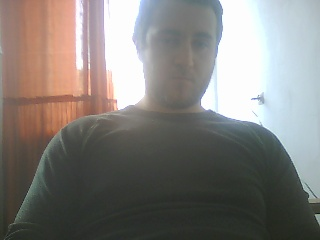
#> input picture emptyProject/EyeTracking/src/10.jpg, 320 x 240 px
$ python SledzenieExample.py 10.jpg   (older library calls are emulated)
#> lines starting #> are read from the running program, lines starting #| are printed output that depends on the picture; after the words box and inside, x2 and y2 are one past the last pixel; in counts of white or black regions, pixels touching at a corner belong together
### emptyProject/EyeTracking/src/video.py
#!/usr/bin/env python

'''
Video capture sample.

Sample shows how VideoCapture class can be used to acquire video
frames from a camera of a movie file. Also the sample provides
an example of procedural video generation by an object, mimicking
the VideoCapture interface (see Chess class).

'create_capture' is a convinience function for capture creation,
falling back to procedural video in case of error.

Usage:
    video.py [--shotdir <shot path>] [source0] [source1] ...'

    sourceN is an
     - integer number for camera capture
     - name of video file
     - synth:<params> for procedural video

Synth examples:
    synth:bg=../data/lena.jpg:noise=0.1
    synth:class=chess:bg=../data/lena.jpg:noise=0.1:size=640x480

Keys:
    ESC    - exit
    SPACE  - save current frame to <shot path> directory

'''

import numpy as np
from numpy import pi, sin, cos

import cv2

# built-in modules
from time import clock

# local modules
import common

class VideoSynthBase(object):
    # [14 lines left out: function __init__, not called in this run]

    def render(self, dst):
        pass

    # [15 lines left out: function read, not called in this run]

    def isOpened(self):
        return True

class Chess(VideoSynthBase):
    # [45 lines left out: functions __init__, draw_quads, render, not called in this run]


classes = dict(chess=Chess)

presets = dict(
    empty = 'synth:',
    lena = 'synth:bg=../data/lena.jpg:noise=0.1',
    chess = 'synth:class=chess:bg=../data/lena.jpg:noise=0.1:size=640x480'
)


def create_capture(source = 0, fallback = presets['chess']):
    '''source: <int> or '<int>|<filename>|synth [:<param_name>=<value> [:...]]'
    '''
    source = str(source).strip()
    chunks = source.split(':')
    # handle drive letter ('c:', ...)
    if len(chunks) > 1 and len(chunks[0]) == 1 and chunks[0].isalpha():
        chunks[1] = chunks[0] + ':' + chunks[1]
        del chunks[0]

    source = chunks[0]
    try: source = int(source)
    except ValueError: pass
    params = dict( s.split('=') for s in chunks[1:] )

    cap = None
    if source == 'synth':
        Class = classes.get(params.get('class', None), VideoSynthBase)
        try: cap = Class(**params)
        except: pass
    else:
        cap = cv2.VideoCapture(source)
        if 'size' in params:
            w, h = map(int, params['size'].split('x'))
            cap.set(cv2.CAP_PROP_FRAME_WIDTH, w)
            cap.set(cv2.CAP_PROP_FRAME_HEIGHT, h)
    if cap is None or not cap.isOpened():
        print 'Warning: unable to open video source: ', source
        if fallback is not None:
            return create_capture(fallback, None)
    return cap

# [30 lines that do not run on import are left out]

### emptyProject/EyeTracking/src/SledzenieExample.py
#!/usr/bin/env python

'''
Camshift tracker
================
This is a demo that shows mean-shift based tracking
You select a color objects such as your face and it tracks it.
This reads from video camera (0 by default, or the camera number the user enters)
http://www.robinhewitt.com/research/track/camshift.html
Usage:
------
    camshift.py [<video source>]
    To initialize tracking, select the object with mouse
Keys:
-----
    ESC   - exit
    b     - toggle back-projected probability visualization
'''

# Python 2/3 compatibility
from __future__ import print_function
import sys
PY3 = sys.version_info[0] == 3

if PY3:
    xrange = range

import numpy as np
import cv2

# local module
import video


class App(object):
    def __init__(self, video_src):
#> called with video_src = '10.jpg'
        self.cam = video.create_capture(video_src)
        ret, self.frame = self.cam.read()
#> self.frame is the input picture: shape (240, 320, 3); mean B, G, R 123.1, 126.8, 130.1
        cv2.namedWindow('camshift')
        cv2.setMouseCallback('camshift', self.onmouse)

        self.selection = None
        self.drag_start = None
        self.tracking_state = 0
        self.show_backproj = False

    def onmouse(self, event, x, y, flags, param):
        x, y = np.int16([x, y]) # BUG
        if event == cv2.EVENT_LBUTTONDOWN:
            self.drag_start = (x, y)
            self.tracking_state = 0
        if self.drag_start:
            if flags & cv2.EVENT_FLAG_LBUTTON:
                h, w = self.frame.shape[:2]
                xo, yo = self.drag_start
                x0, y0 = np.maximum(0, np.minimum([xo, yo], [x, y]))
                x1, y1 = np.minimum([w, h], np.maximum([xo, yo], [x, y]))
                self.selection = None
                if x1-x0 > 0 and y1-y0 > 0:
                    self.selection = (x0, y0, x1, y1)
            else:
                self.drag_start = None
                if self.selection is not None:
                    self.tracking_state = 1

    def show_hist(self):
        bin_count = self.hist.shape[0]
        bin_w = 24
        img = np.zeros((256, bin_count*bin_w, 3), np.uint8)
        for i in xrange(bin_count):
            h = int(self.hist[i])
            cv2.rectangle(img, (i*bin_w+2, 255), ((i+1)*bin_w-2, 255-h), (int(180.0*i/bin_count), 255, 255), -1)
        img = cv2.cvtColor(img, cv2.COLOR_HSV2BGR)
        cv2.imshow('hist', img)

    def run(self):
        while True:
            ret, self.frame = self.cam.read()
            vis = self.frame.copy()
            hsv = cv2.cvtColor(self.frame, cv2.COLOR_BGR2HSV)
#> hsv: shape (240, 320, 3); mean H, S, V 53.1, 34.9, 136.8
            mask = cv2.inRange(hsv, np.array((0., 60., 32.)), np.array((180., 255., 255.)))
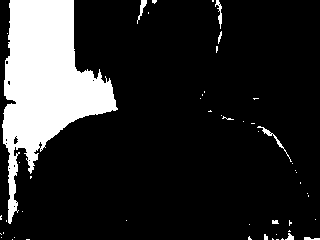
#> mask: shape (240, 320); 16.2% white; 51 white regions (42 under 20 px), largest, box (x1, y1, x2, y2) and area: (2, 0, 118, 224) 11856, (257, 126, 292, 162) 109, (215, 0, 222, 29) 82

            if self.selection:
                x0, y0, x1, y1 = self.selection
                self.track_window = (x0, y0, x1-x0, y1-y0)
                hsv_roi = hsv[y0:y1, x0:x1]
                mask_roi = mask[y0:y1, x0:x1]
                hist = cv2.calcHist( [hsv_roi], [0], mask_roi, [16], [0, 180] )
                cv2.normalize(hist, hist, 0, 255, cv2.NORM_MINMAX)
                self.hist = hist.reshape(-1)
                self.show_hist()

                vis_roi = vis[y0:y1, x0:x1]
                cv2.bitwise_not(vis_roi, vis_roi)
                vis[mask == 0] = 0

            if self.tracking_state == 1:
                self.selection = None
                prob = cv2.calcBackProject([hsv], [0], self.hist, [0, 180], 1)
                prob &= mask
                term_crit = ( cv2.TERM_CRITERIA_EPS | cv2.TERM_CRITERIA_COUNT, 10, 1 )
                track_box, self.track_window = cv2.CamShift(prob, self.track_window, term_crit)

                if self.show_backproj:
                    vis[:] = prob[...,np.newaxis]
                try:
                    cv2.ellipse(vis, track_box, (0, 0, 255), 2)
                except:
                    print(track_box)

            cv2.imshow('camshift', vis)

            ch = 0xFF & cv2.waitKey(5)
#> (key Esc is pressed here)
            if ch == 27:
                break
            if ch == ord('b'):
                self.show_backproj = not self.show_backproj
        cv2.destroyAllWindows()


if __name__ == '__main__':
    import sys
    try:
        video_src = sys.argv[1]
    except:
        video_src = 0
    print(__doc__)
    App(video_src).run()
